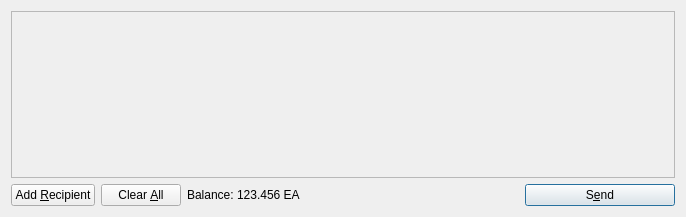
<?xml version="1.0" encoding="UTF-8"?>
<ui version="4.0">
 <class>SendCoinsDialog</class>
 <widget class="QDialog" name="SendCoinsDialog">
  <property name="geometry">
   <rect>
    <x>0</x>
    <y>0</y>
    <width>686</width>
    <height>217</height>
   </rect>
  </property>
  <property name="windowTitle">
   <string>Send Coins</string>
  </property>
  <layout class="QVBoxLayout" name="verticalLayout">
   <item>
    <widget class="QScrollArea" name="scrollArea">
     <property name="widgetResizable">
      <bool>true</bool>
     </property>
     <widget class="QWidget" name="scrollAreaWidgetContents">
      <property name="geometry">
       <rect>
        <x>0</x>
        <y>0</y>
        <width>666</width>
        <height>165</height>
       </rect>
      </property>
      <layout class="QVBoxLayout" name="verticalLayout_2">
       <property name="margin">
        <number>0</number>
       </property>
       <item>
        <layout class="QVBoxLayout" name="entries">
         <property name="spacing">
          <number>6</number>
         </property>
        </layout>
       </item>
       <item>
        <spacer name="verticalSpacer">
         <property name="orientation">
          <enum>Qt::Vertical</enum>
         </property>
         <property name="sizeHint" stdset="0">
          <size>
           <width>20</width>
           <height>40</height>
          </size>
         </property>
        </spacer>
       </item>
      </layout>
     </widget>
    </widget>
   </item>
   <item>
    <layout class="QHBoxLayout" name="horizontalLayout">
     <item>
      <widget class="QPushButton" name="addButton">
       <property name="toolTip">
        <string>Send to multiple recipients at once</string>
       </property>
       <property name="text">
        <string>Add &amp;Recipient</string>
       </property>
       <property name="icon">
        <iconset resource="../bitcoin.qrc">
         <normaloff>:/icons/add</normaloff>:/icons/add</iconset>
       </property>
       <property name="autoDefault">
        <bool>false</bool>
       </property>
      </widget>
     </item>
     <item>
      <widget class="QPushButton" name="clearButton">
       <property name="sizePolicy">
        <sizepolicy hsizetype="Minimum" vsizetype="Fixed">
         <horstretch>0</horstretch>
         <verstretch>0</verstretch>
        </sizepolicy>
       </property>
       <property name="toolTip">
        <string>Remove all transaction fields</string>
       </property>
       <property name="text">
        <string>Clear &amp;All</string>
       </property>
       <property name="icon">
        <iconset resource="../bitcoin.qrc">
         <normaloff>:/icons/remove</normaloff>:/icons/remove</iconset>
       </property>
       <property name="autoRepeatDelay">
        <number>300</number>
       </property>
       <property name="autoDefault">
        <bool>false</bool>
       </property>
      </widget>
     </item>
     <item>
      <layout class="QHBoxLayout" name="horizontalLayout_2">
       <property name="spacing">
        <number>3</number>
       </property>
       <item>
        <widget class="QLabel" name="label">
         <property name="text">
          <string>Balance:</string>
         </property>
        </widget>
       </item>
       <item>
        <widget class="QLabel" name="labelBalance">
         <property name="cursor">
          <cursorShape>IBeamCursor</cursorShape>
         </property>
         <property name="text">
          <string>123.456 EA</string>
         </property>
         <property name="textInteractionFlags">
          <set>Qt::LinksAccessibleByMouse|Qt::TextSelectableByKeyboard|Qt::TextSelectableByMouse</set>
         </property>
        </widget>
       </item>
      </layout>
     </item>
     <item>
      <spacer name="horizontalSpacer">
       <property name="orientation">
        <enum>Qt::Horizontal</enum>
       </property>
       <property name="sizeHint" stdset="0">
        <size>
         <width>40</width>
         <height>20</height>
        </size>
       </property>
      </spacer>
     </item>
     <item>
      <widget class="QPushButton" name="sendButton">
       <property name="minimumSize">
        <size>
         <width>150</width>
         <height>0</height>
        </size>
       </property>
       <property name="toolTip">
        <string>Confirm the send action</string>
       </property>
       <property name="text">
        <string>S&amp;end</string>
       </property>
       <property name="icon">
        <iconset resource="../bitcoin.qrc">
         <normaloff>:/icons/send</normaloff>:/icons/send</iconset>
       </property>
       <property name="default">
        <bool>true</bool>
       </property>
      </widget>
     </item>
    </layout>
   </item>
  </layout>
 </widget>
 <resources>
  <include location="../bitcoin.qrc"/>
 </resources>
 <connections/>
</ui>
